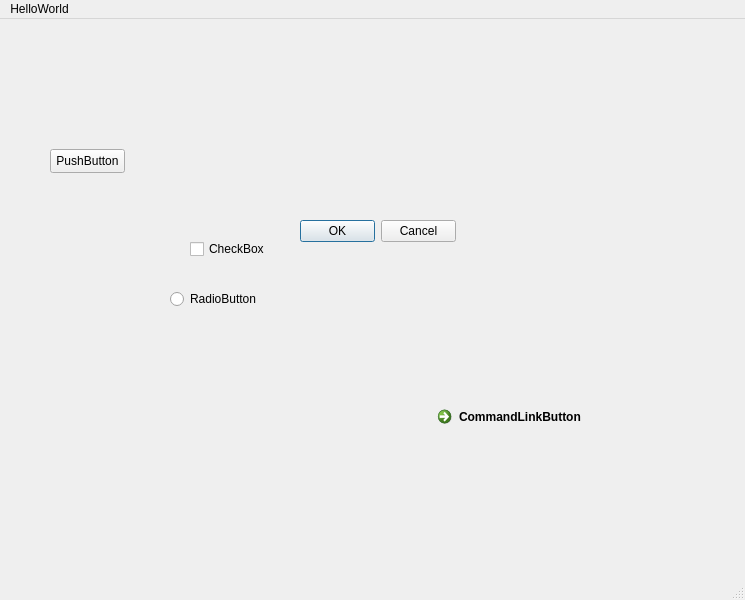
<?xml version="1.0" encoding="UTF-8"?>
<ui version="4.0">
 <class>MainWindow</class>
 <widget class="QMainWindow" name="MainWindow">
  <property name="geometry">
   <rect>
    <x>0</x>
    <y>0</y>
    <width>745</width>
    <height>600</height>
   </rect>
  </property>
  <property name="windowTitle">
   <string>MainWindow</string>
  </property>
  <widget class="QWidget" name="centralwidget">
   <widget class="QDialogButtonBox" name="buttonBox">
    <property name="geometry">
     <rect>
      <x>300</x>
      <y>200</y>
      <width>156</width>
      <height>24</height>
     </rect>
    </property>
    <property name="standardButtons">
     <set>QDialogButtonBox::StandardButton::Cancel|QDialogButtonBox::StandardButton::Ok</set>
    </property>
   </widget>
   <widget class="QPushButton" name="pushButton">
    <property name="geometry">
     <rect>
      <x>50</x>
      <y>130</y>
      <width>75</width>
      <height>24</height>
     </rect>
    </property>
    <property name="text">
     <string>PushButton</string>
    </property>
   </widget>
   <widget class="QRadioButton" name="radioButton">
    <property name="geometry">
     <rect>
      <x>170</x>
      <y>270</y>
      <width>89</width>
      <height>20</height>
     </rect>
    </property>
    <property name="text">
     <string>RadioButton</string>
    </property>
   </widget>
   <widget class="QCommandLinkButton" name="commandLinkButton">
    <property name="geometry">
     <rect>
      <x>430</x>
      <y>380</y>
      <width>185</width>
      <height>41</height>
     </rect>
    </property>
    <property name="text">
     <string>CommandLinkButton</string>
    </property>
   </widget>
   <widget class="QCheckBox" name="checkBox">
    <property name="geometry">
     <rect>
      <x>190</x>
      <y>220</y>
      <width>76</width>
      <height>20</height>
     </rect>
    </property>
    <property name="text">
     <string>CheckBox</string>
    </property>
   </widget>
  </widget>
  <widget class="QMenuBar" name="menubar">
   <property name="geometry">
    <rect>
     <x>0</x>
     <y>0</y>
     <width>745</width>
     <height>22</height>
    </rect>
   </property>
   <widget class="QMenu" name="menu_HelloWorld_print">
    <property name="title">
     <string>HelloWorld</string>
    </property>
    <addaction name="action_print_HelloWorld"/>
   </widget>
   <addaction name="menu_HelloWorld_print"/>
  </widget>
  <widget class="QStatusBar" name="statusbar"/>
  <action name="action_print_HelloWorld">
   <property name="text">
    <string>HelloWorld2</string>
   </property>
  </action>
 </widget>
 <resources/>
 <connections/>
</ui>
